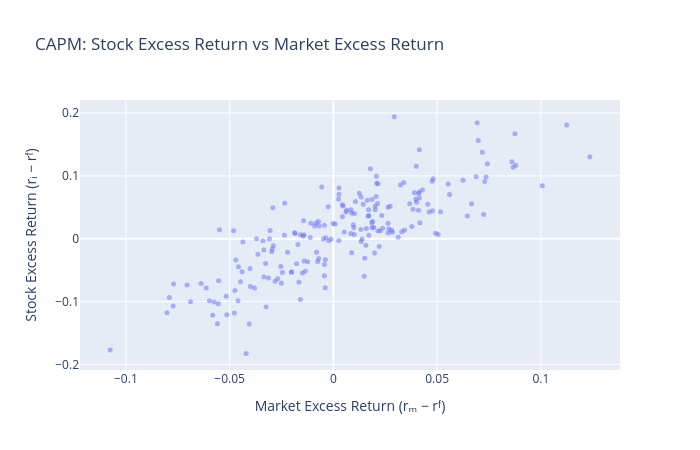

Notebook code cell kept with this figure:
### Markdown cell above
## 0.2 Example: CAPM

The **Capital Asset Pricing Model** says a stock's excess return is linear in the market's excess return:

$$R_i^{e} = \alpha + \beta\,R_m^{e} + \varepsilon_i$$

- $R_i^{e}$: asset excess return, equal to asset return minus the risk-free rate
- $R_m^{e}$: market excess return, equal to market return minus the risk-free rate
- $\alpha$ (alpha): the intercept, i.e. $\beta_0$ in the regression notation above; finance just uses a different symbol
- $\beta$ (beta): sensitivity to market movements (1 = moves with market, >1 = amplifies moves)
- $\varepsilon_i$: idiosyncratic (stock-specific) risk

### Code cell
capm_demo()

### Figure 1 — Plotly figure (JSON) as saved in the notebook; plotly's stock layout.template omitted (floating-point values rounded to 4 significant figures; data arrays with more than 128 entries replaced by an {"elided": "..."} marker saying what was removed)
{"data": [{"marker": {"color": "#636EFA", "opacity": 0.5, "size": 5}, "mode": "markers", "name": "Monthly returns", "type": "scatter", "x": {"elided": "200 float values"}, "y": {"elided": "200 float values"}}], "layout": {"height": 450, "title": {"text": "CAPM: Stock Excess Return vs Market Excess Return"}, "width": 700, "xaxis": {"title": {"text": "Market Excess Return (rₘ − rᶠ)"}}, "yaxis": {"title": {"text": "Stock Excess Return (rᵢ − rᶠ)"}}}}
